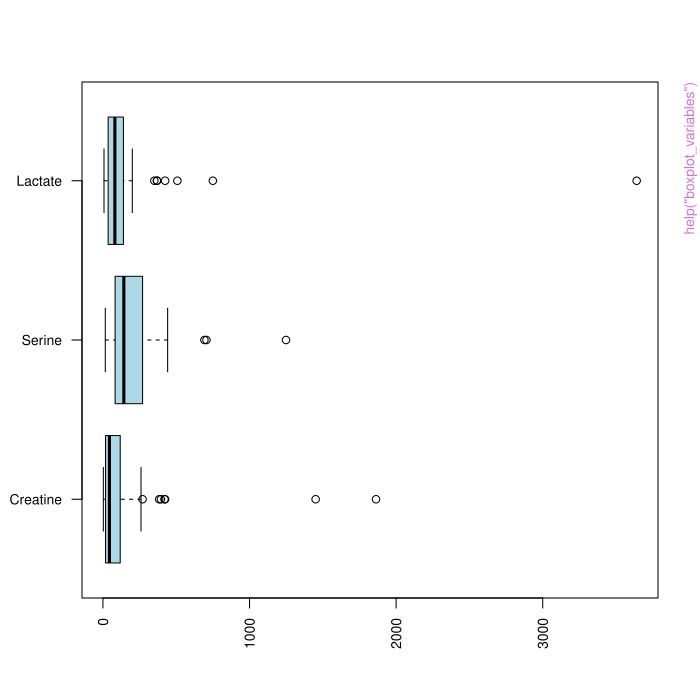

Source code (R):
pkgname <- "specmine"
source(file.path(R.home("share"), "R", "examples-header.R"))
options(warn = 1)
library('specmine')

base::assign(".oldSearch", base::search(), pos = 'CheckExEnv')
base::assign(".old_wd", base::getwd(), pos = 'CheckExEnv')
cleanEx()
nameEx("aggregate_samples")
### * aggregate_samples

flush(stderr()); flush(stdout())

### Name: aggregate_samples
### Title: Aggregate samples
### Aliases: aggregate_samples
### Keywords: aggregation sample

### ** Examples

  ## Example of aggregating samples
  library(specmine.datasets)
  data(propolis)
  propolis_proc = missingvalues_imputation(propolis)
  dataset = aggregate_samples(propolis_proc, as.integer(propolis$metadata$seasons), "mean") 



cleanEx()
nameEx("aov_all_vars")
### * aov_all_vars

flush(stderr()); flush(stdout())

### Name: aov_all_vars
### Title: Analysis of variance
### Aliases: aov_all_vars
### Keywords: anova tukey

### ** Examples

  ## Example of ANOVA with TukeyHSD
  library(specmine.datasets)
  data(propolis)
  propolis_proc = missingvalues_imputation(propolis)
  propolis_proc = flat_pattern_filter(propolis_proc, "iqr", by.percent = TRUE,
	red.value = 75) 
  result = aov_all_vars(propolis_proc, "seasons", doTukey = FALSE)



cleanEx()
nameEx("apply_by_group")
### * apply_by_group

flush(stderr()); flush(stdout())

### Name: apply_by_group
### Title: Apply by group
### Aliases: apply_by_group
### Keywords: apply group

### ** Examples

     ## Example of applying a function to a group
	 library(specmine.datasets)
     data(cachexia)
     apply.group.result = apply_by_group(cachexia, mean, "Muscle.loss", 
			  "control")



cleanEx()
nameEx("apply_by_groups")
### * apply_by_groups

flush(stderr()); flush(stdout())

### Name: apply_by_groups
### Title: Apply by groups
### Aliases: apply_by_groups
### Keywords: groups apply

### ** Examples

     ## Example of applying a function to groups
	 library(specmine.datasets)
     data(cachexia)
     apply.groups.result = apply_by_groups(cachexia, "Muscle.loss", mean)



cleanEx()
nameEx("apply_by_sample")
### * apply_by_sample

flush(stderr()); flush(stdout())

### Name: apply_by_sample
### Title: Apply function to samples
### Aliases: apply_by_sample
### Keywords: apply sample

### ** Examples

     ## Example of applying a function to variables
	 library(specmine.datasets)
     data(cachexia)
     apply.samples.result = apply_by_sample(cachexia, mean)



cleanEx()
nameEx("apply_by_variable")
### * apply_by_variable

flush(stderr()); flush(stdout())

### Name: apply_by_variable
### Title: Apply function to variables
### Aliases: apply_by_variable
### Keywords: apply variable

### ** Examples

     ## Example of applying a function to variables
	 library(specmine.datasets)
     data(cachexia)
     apply.variables.result = apply_by_variable(cachexia, mean)



cleanEx()
nameEx("background_correction")
### * background_correction

flush(stderr()); flush(stdout())

### Name: background_correction
### Title: Background correction
### Aliases: background_correction
### Keywords: background correction

### ** Examples

  ## Example of background correction
  library(specmine.datasets)
  data(cachexia)
  cachexia.corrected = background_correction(cachexia)



cleanEx()
nameEx("boxplot_variables")
### * boxplot_variables

flush(stderr()); flush(stdout())

### Name: boxplot_variables
### Title: Boxplot of variables
### Aliases: boxplot_variables
### Keywords: boxplot variables

### ** Examples

  ## Example of showing the boxplot of a few variables
  library(specmine.datasets)
  data(cachexia)
  boxplot_variables(cachexia, variables = c("Creatine","Serine","Lactate"))



cleanEx()
nameEx("boxplot_vars_factor")
### * boxplot_vars_factor

flush(stderr()); flush(stdout())

### Name: boxplot_vars_factor
### Title: Boxplot of variables with metadata's variable factors
### Aliases: boxplot_vars_factor
### Keywords: ~boxplot ~factor

### ** Examples

  ## Example of showing the boxplot factors of a few variables
  library(specmine.datasets)
  data(cachexia)
  boxplot_vars_factor(cachexia, "Muscle.loss", variables = c("Creatine","Serine",
  "Lactate"))



cleanEx()
nameEx("check_dataset")
### * check_dataset

flush(stderr()); flush(stdout())

### Name: check_dataset
### Title: Check dataset
### Aliases: check_dataset
### Keywords: dataset

### ** Examples

  ## Example checking a dataset
  library(specmine.datasets)
  data(cachexia)
  check_dataset(cachexia)



cleanEx()
nameEx("clustering")
### * clustering

flush(stderr()); flush(stdout())

### Name: clustering
### Title: Perform cluster analysis
### Aliases: clustering
### Keywords: clustering kmeans hclust

### ** Examples

  ## Example of kmeans and hierarchical clustering
  library(specmine.datasets)
  data(cachexia)
  hc.result = clustering(cachexia, method = "hc", 
	      distance = "euclidean")
  kmeans.result = clustering(cachexia, method = "kmeans", 
		  num.clusters = 4)



cleanEx()
nameEx("compare_regions_by_sample")
### * compare_regions_by_sample

flush(stderr()); flush(stdout())

### Name: compare_regions_by_sample
### Title: Compare regions by sample
### Aliases: compare_regions_by_sample
### Keywords: region sample

### ** Examples

     ## Example of comparing regions by sample
	 library(specmine.datasets)
     data(cachexia)
     subset1 = subset_x_values(cachexia, 1:31, by.index = TRUE)
     subset2 = subset_x_values(cachexia, 32:63, by.index = TRUE)
     comp.regions.result = compare_regions_by_sample(subset1, subset2, 
			   mean)



cleanEx()
nameEx("convert_chebi_to_kegg")
### * convert_chebi_to_kegg

flush(stderr()); flush(stdout())

### Name: convert_chebi_to_kegg
### Title: Convert CHEBI codes to KEGG codes.
### Aliases: convert_chebi_to_kegg

### ** Examples

keggs=convert_hmdb_to_kegg(c("CHEBI:15377", "CHEBI:26078", "CHEBI:30168"))
keggs



cleanEx()
nameEx("convert_hmdb_to_kegg")
### * convert_hmdb_to_kegg

flush(stderr()); flush(stdout())

### Name: convert_hmdb_to_kegg
### Title: Convert HMDB codes to KEGG codes.
### Aliases: convert_hmdb_to_kegg

### ** Examples

keggs=convert_hmdb_to_kegg(c("HMDB0000001", "HMDB0000008", "HMDB0000246"))
keggs



cleanEx()
nameEx("convert_multiple_spcmnm_to_kegg")
### * convert_multiple_spcmnm_to_kegg

flush(stderr()); flush(stdout())

### Name: convert_multiple_spcmnm_to_kegg
### Title: Convert specmine metabolite codes to KEGG codes.
### Aliases: convert_multiple_spcmnm_to_kegg

### ** Examples

keggs=convert_multiple_spcmnm_to_kegg(c("SPCMNM2111", "SPCMNM2142", "SPCMNM069774"))
keggs



cleanEx()
nameEx("correlation_test")
### * correlation_test

flush(stderr()); flush(stdout())

### Name: correlation_test
### Title: Correlation test of two variables or samples
### Aliases: correlation_test
### Keywords: correlation test

### ** Examples

  ## Example of correlations test of variables
  library(specmine.datasets)
  data(cachexia)
  corr.result = correlation_test(cachexia, "Serine", "Creatine", method = "pearson", 
		by.var = TRUE)



cleanEx()
nameEx("correlations_dataset")
### * correlations_dataset

flush(stderr()); flush(stdout())

### Name: correlations_dataset
### Title: Dataset correlations
### Aliases: correlations_dataset
### Keywords: correlation spearman kendall pearson

### ** Examples

  ## Example of correlations of variables
  library(specmine.datasets)
  data(cachexia)
  corr.result = correlations_dataset(cachexia, 
		method = "pearson", by.var = TRUE)



cleanEx()
nameEx("correlations_test")
### * correlations_test

flush(stderr()); flush(stdout())

### Name: correlations_test
### Title: Correlations test
### Aliases: correlations_test
### Keywords: correlation test

### ** Examples




cleanEx()
nameEx("count_missing_values")
### * count_missing_values

flush(stderr()); flush(stdout())

### Name: count_missing_values
### Title: Count missing values
### Aliases: count_missing_values
### Keywords: missing values

### ** Examples

  ## Example of counting the missing values
  library(specmine.datasets)
  data(cachexia)
  count_missing_values(cachexia)



cleanEx()
nameEx("count_missing_values_per_sample")
### * count_missing_values_per_sample

flush(stderr()); flush(stdout())

### Name: count_missing_values_per_sample
### Title: Count missing values per sample
### Aliases: count_missing_values_per_sample
### Keywords: missing values

### ** Examples

  ## Example of counting the missing values on each sample
  library(specmine.datasets)
  data(cachexia)
  cachexia$data[10,10] = NA
  count_missing_values_per_sample(cachexia)



cleanEx()
nameEx("count_missing_values_per_variable")
### * count_missing_values_per_variable

flush(stderr()); flush(stdout())

### Name: count_missing_values_per_variable
### Title: Count missing values per variable
### Aliases: count_missing_values_per_variable
### Keywords: missing values

### ** Examples

  ## Example of counting the missing values on each variable
  library(specmine.datasets)
  data(cachexia)
  cachexia$data[10,10] = NA
  count_missing_values_per_variable(cachexia)



cleanEx()
nameEx("cubic_root_transform")
### * cubic_root_transform

flush(stderr()); flush(stdout())

### Name: cubic_root_transform
### Title: Cubic root transformation
### Aliases: cubic_root_transform
### Keywords: cubicroot transformation

### ** Examples

  ## Example of cubic root transformation
  library(specmine.datasets)
  data(cachexia)
  datamat.cubic = cubic_root_transform(cachexia$data)



cleanEx()
nameEx("dataset_from_peaks")
### * dataset_from_peaks

flush(stderr()); flush(stdout())

### Name: dataset_from_peaks
### Title: Dataset from peaks
### Aliases: dataset_from_peaks
### Keywords: peaklist dataset

### ** Examples




cleanEx()
nameEx("dendrogram_plot")
### * dendrogram_plot

flush(stderr()); flush(stdout())

### Name: dendrogram_plot
### Title: Plot dendrogram
### Aliases: dendrogram_plot
### Keywords: clustering dendrogram hclust

### ** Examples




cleanEx()
nameEx("dendrogram_plot_col")
### * dendrogram_plot_col

flush(stderr()); flush(stdout())

### Name: dendrogram_plot_col
### Title: Plot dendrogram
### Aliases: dendrogram_plot_col
### Keywords: clustering dendrogram hclust

### ** Examples

  ## Example of colored dendrogram
  library(specmine.datasets)
  data(cachexia)
  hc.result = hierarchical_clustering(cachexia)
  dendrogram_plot_col(cachexia, hc.result, "Muscle.loss", 
  title = "Example")



cleanEx()
nameEx("feature_selection")
### * feature_selection

flush(stderr()); flush(stdout())

### Name: feature_selection
### Title: Perform feature selection
### Aliases: feature_selection
### Keywords: featureselection filters wrappers

### ** Examples




cleanEx()
nameEx("filter_feature_selection")
### * filter_feature_selection

flush(stderr()); flush(stdout())

### Name: filter_feature_selection
### Title: Perform selection by filter
### Aliases: filter_feature_selection
### Keywords: sbf filters

### ** Examples




cleanEx()
nameEx("find_equal_samples")
### * find_equal_samples

flush(stderr()); flush(stdout())

### Name: find_equal_samples
### Title: Find equal samples
### Aliases: find_equal_samples
### Keywords: equal sample

### ** Examples

    ## Example of finding equal samples
	library(specmine.datasets)
    data(propolisSampleList)
    equal.samples = find_equal_samples(propolisSampleList)



cleanEx()
nameEx("flat_pattern_filter")
### * flat_pattern_filter

flush(stderr()); flush(stdout())

### Name: flat_pattern_filter
### Title: Flat pattern filter
### Aliases: flat_pattern_filter
### Keywords: flatpattern filter

### ** Examples

  ## Example of flat pattern filter
  library(specmine.datasets)
  data(propolis)
  dataset.filtered = flat_pattern_filter(propolis, "iqr", by.percent = TRUE, 
		     red.value = 20)



cleanEx()
nameEx("fold_change")
### * fold_change

flush(stderr()); flush(stdout())

### Name: fold_change
### Title: Fold change analysis
### Aliases: fold_change
### Keywords: foldchange

### ** Examples

  ## Example of fold change
  library(specmine.datasets)
  data(cachexia)
  fold.change.results = fold_change(cachexia, "Muscle.loss", 
			"control", write.file = FALSE)



cleanEx()
nameEx("fold_change_var")
### * fold_change_var

flush(stderr()); flush(stdout())

### Name: fold_change_var
### Title: Fold change applied on two variables
### Aliases: fold_change_var
### Keywords: foldchange reverse

### ** Examples

  ## Example of fold change reverse
  library(specmine.datasets)
  data(cachexia)
  fold.change.results = fold_change_var(cachexia, "Muscle.loss", 
			c("Creatine", "Serine"))



cleanEx()
nameEx("get_OrganismsCodes")
### * get_OrganismsCodes

flush(stderr()); flush(stdout())

### Name: get_OrganismsCodes
### Title: Get all organisms in KEGG.
### Aliases: get_OrganismsCodes

### ** Examples




cleanEx()
nameEx("get_cpd_names")
### * get_cpd_names

flush(stderr()); flush(stdout())

### Name: get_cpd_names
### Title: Get the names of the compounds that correspond to the kegg codes
###   given.
### Aliases: get_cpd_names

### ** Examples




cleanEx()
nameEx("get_data")
### * get_data

flush(stderr()); flush(stdout())

### Name: get_data
### Title: Get data
### Aliases: get_data
### Keywords: matrix dataset

### ** Examples

  ## Example of getting the data matrix
  library(specmine.datasets)
  data(cachexia)
  cachexia.dm = get_data(cachexia)



cleanEx()
nameEx("get_data_as_df")
### * get_data_as_df

flush(stderr()); flush(stdout())

### Name: get_data_as_df
### Title: Get data as data frame
### Aliases: get_data_as_df
### Keywords: matrix dataframe

### ** Examples

  ## Example of getting the data matrix as data frame
  library(specmine.datasets)
  data(cachexia)
  cachexia.dt = get_data_as_df(cachexia)



cleanEx()
nameEx("get_data_value")
### * get_data_value

flush(stderr()); flush(stdout())

### Name: get_data_value
### Title: Get data value
### Aliases: get_data_value
### Keywords: dataset value

### ** Examples

  ## Example of getting a data value from the dataset
  library(specmine.datasets)
  data(cachexia)
  data.value = get_data_value(cachexia, "Creatine", "PIF_178", 
	       by.index = FALSE)



cleanEx()
nameEx("get_data_values")
### * get_data_values

flush(stderr()); flush(stdout())

### Name: get_data_values
### Title: Get data values
### Aliases: get_data_values
### Keywords: data values

### ** Examples

  ## Example of getting a metadata value
  library(specmine.datasets)
  data(cachexia)
  data.values = get_data_values(cachexia, c("Creatine","Serine","Lactate"), 
		by.index = FALSE)



cleanEx()
nameEx("get_files_list_assay")
### * get_files_list_assay

flush(stderr()); flush(stdout())

### Name: get_files_list_per_assay
### Title: Get list of files per assay for MetaboLights study.
### Aliases: get_files_list_per_assay

### ** Examples




cleanEx()
nameEx("get_metabolights_study_files_assay")
### * get_metabolights_study_files_assay

flush(stderr()); flush(stdout())

### Name: get_metabolights_study_files_assay
### Title: Download data files from an assay of MetaboLights study
### Aliases: get_metabolights_study_files_assay

### ** Examples




cleanEx()
nameEx("get_metabolights_study_metadata_assay")
### * get_metabolights_study_metadata_assay

flush(stderr()); flush(stdout())

### Name: get_metabolights_study_metadata_assay
### Title: Download metadata file from an assay of MetaboLights study
### Aliases: get_metabolights_study_metadata_assay

### ** Examples




cleanEx()
nameEx("get_metabolights_study_samples_files")
### * get_metabolights_study_samples_files

flush(stderr()); flush(stdout())

### Name: get_metabolights_study_samples_files
### Title: Get list of files from an assay of the MetaboLights study and
###   saves it in a csv file.
### Aliases: get_metabolights_study_samples_files

### ** Examples




cleanEx()
nameEx("get_metadata")
### * get_metadata

flush(stderr()); flush(stdout())

### Name: get_metadata
### Title: Get metadata
### Aliases: get_metadata
### Keywords: metadata dataset

### ** Examples

  ## Example of getting the metadata
  library(specmine.datasets)
  data(cachexia)
  cachexia.mt = get_metadata(cachexia)



cleanEx()
nameEx("get_metadata_value")
### * get_metadata_value

flush(stderr()); flush(stdout())

### Name: get_metadata_value
### Title: Get metadata value
### Aliases: get_metadata_value
### Keywords: metadata value

### ** Examples

  ## Example of getting a metadata value
  library(specmine.datasets)
  data(cachexia)
  metadata.value = get_metadata_value(cachexia, "Muscle.loss", "PIF_178")



cleanEx()
nameEx("get_metadata_var")
### * get_metadata_var

flush(stderr()); flush(stdout())

### Name: get_metadata_var
### Title: Get metadata variable
### Aliases: get_metadata_var
### Keywords: metadata variable

### ** Examples

  ## Example of getting a metadata variable
  library(specmine.datasets)
  data(cachexia)
  metadata.variable = get_metadata_var(cachexia, "Muscle.loss")



cleanEx()
nameEx("get_paths_with_cpds_org")
### * get_paths_with_cpds_org

flush(stderr()); flush(stdout())

### Name: get_paths_with_cpds_org
### Title: Get only the paths of the organism that contain one or more of
###   the given compounds.
### Aliases: get_paths_with_cpds_org

### ** Examples




cleanEx()
nameEx("get_peak_values")
### * get_peak_values

flush(stderr()); flush(stdout())

### Name: get_peak_values
### Title: Get peak values
### Aliases: get_peak_values
### Keywords: peak sample

### ** Examples

  ## Example of getting the peak values
  library(specmine.datasets)
  data(propolis)
  peak.values = get_peak_values(propolis$data, 2.11)



cleanEx()
nameEx("get_sample_names")
### * get_sample_names

flush(stderr()); flush(stdout())

### Name: get_sample_names
### Title: Get sample names
### Aliases: get_sample_names
### Keywords: sample dataset

### ** Examples

  ## Example of getting the sample names
  library(specmine.datasets)
  data(cachexia)
  sample.names = get_sample_names(cachexia)



cleanEx()
nameEx("get_type")
### * get_type

flush(stderr()); flush(stdout())

### Name: get_type
### Title: Get type of data
### Aliases: get_type
### Keywords: type dataset

### ** Examples

  ## Example of getting the type of the data
  library(specmine.datasets)
  data(cachexia)
  type = get_type(cachexia)



cleanEx()
nameEx("get_value_label")
### * get_value_label

flush(stderr()); flush(stdout())

### Name: get_value_label
### Title: Get value label
### Aliases: get_value_label
### Keywords: label dataset

### ** Examples

  ## Example of getting the value label
  library(specmine.datasets)
  data(cassavaPPD)
  value.label = get_value_label(propolis)



cleanEx()
nameEx("get_x_label")
### * get_x_label

flush(stderr()); flush(stdout())

### Name: get_x_label
### Title: Get x-axis label
### Aliases: get_x_label
### Keywords: label xaxis

### ** Examples

  ## Example of getting the x-axis label
  library(specmine.datasets)
  data(cassavaPPD)
  x.label = get_x_label(propolis)



cleanEx()
nameEx("get_x_values_as_num")
### * get_x_values_as_num

flush(stderr()); flush(stdout())

### Name: get_x_values_as_num
### Title: Get x-axis values as numbers
### Aliases: get_x_values_as_num
### Keywords: dataset xaxis

### ** Examples

  ## Example of getting the x-axis values as numbers
  library(specmine.datasets)
  data(propolis)
  xvalues.numeric = get_x_values_as_num(propolis)



cleanEx()
nameEx("get_x_values_as_text")
### * get_x_values_as_text

flush(stderr()); flush(stdout())

### Name: get_x_values_as_text
### Title: Get x-axis values as text
### Aliases: get_x_values_as_text
### Keywords: xaxis dataset

### ** Examples

  ## Example of getting the x-axis values as text
  library(specmine.datasets)
  data(propolis)
  xvalues.text = get_x_values_as_text(propolis)



cleanEx()
nameEx("group_peaks")
### * group_peaks

flush(stderr()); flush(stdout())

### Name: group_peaks
### Title: Group peaks
### Aliases: group_peaks
### Keywords: peak alignment

### ** Examples




cleanEx()
nameEx("heatmap_correlations")
### * heatmap_correlations

flush(stderr()); flush(stdout())

### Name: heatmap_correlations
### Title: Correlations heatmap
### Aliases: heatmap_correlations
### Keywords: correlations heatmap

### ** Examples

  ## Example of correlations heatmap
  library(specmine.datasets)
  data(cachexia)
  correlations = correlations_dataset(cachexia)
  heatmap_correlations(correlations)



cleanEx()
nameEx("hierarchical_clustering")
### * hierarchical_clustering

flush(stderr()); flush(stdout())

### Name: hierarchical_clustering
### Title: Perform hierarchical clustering analysis
### Aliases: hierarchical_clustering
### Keywords: clustering hclust

### ** Examples

  ## Example of hierarchical clustering
  library(specmine.datasets)
  data(cachexia)
  hc.result = hierarchical_clustering(cachexia, 
	      distance = "euclidean", clustMethod = "complete", 
	      hc.type = "samples")



cleanEx()
nameEx("impute_nas_knn")
### * impute_nas_knn

flush(stderr()); flush(stdout())

### Name: impute_nas_knn
### Title: Impute missing values with KNN
### Aliases: impute_nas_knn
### Keywords: missing values

### ** Examples

  ## Example of NA imputation with knn
  library(specmine.datasets)
  data(propolis)
  dataset = impute_nas_knn(propolis, k=10)



cleanEx()
nameEx("impute_nas_linapprox")
### * impute_nas_linapprox

flush(stderr()); flush(stdout())

### Name: impute_nas_linapprox
### Title: Impute missing values with linear approximation
### Aliases: impute_nas_linapprox
### Keywords: missing values

### ** Examples

  ## Example of NA imputation with linear approximation
  library(specmine.datasets)
  data(propolis)
  dataset = impute_nas_linapprox(propolis)



cleanEx()
nameEx("impute_nas_mean")
### * impute_nas_mean

flush(stderr()); flush(stdout())

### Name: impute_nas_mean
### Title: Impute missing values with mean
### Aliases: impute_nas_mean
### Keywords: missing values

### ** Examples

  ## Example of NA imputation with mean
  library(specmine.datasets)
  data(propolis)
  propolis = impute_nas_mean(propolis)



cleanEx()
nameEx("impute_nas_median")
### * impute_nas_median

flush(stderr()); flush(stdout())

### Name: impute_nas_median
### Title: Impute missing values with median
### Aliases: impute_nas_median
### Keywords: missing values

### ** Examples

  ## Example of NA imputation with median
  library(specmine.datasets)
  data(propolis)
  propolis = impute_nas_median(propolis)



cleanEx()
nameEx("impute_nas_value")
### * impute_nas_value

flush(stderr()); flush(stdout())

### Name: impute_nas_value
### Title: Impute missing values with value replacement
### Aliases: impute_nas_value
### Keywords: missing values

### ** Examples

  ## Example of NA imputation with value replacing
  library(specmine.datasets)
  data(propolis)
  propolis = impute_nas_value(propolis, 0.0005)



cleanEx()
nameEx("indexes_to_xvalue_interval")
### * indexes_to_xvalue_interval

flush(stderr()); flush(stdout())

### Name: indexes_to_xvalue_interval
### Title: Get the x-values of a vector of indexes
### Aliases: indexes_to_xvalue_interval
### Keywords: xvalues indexes

### ** Examples

  ## Example of getting the interval of x-values from indexes
  library(specmine.datasets)
  data(propolis)
  xvalue.interval = indexes_to_xvalue_interval(propolis, c(10,50))



cleanEx()
nameEx("is_spectra")
### * is_spectra

flush(stderr()); flush(stdout())

### Name: is_spectra
### Title: Check type of data
### Aliases: is_spectra
### Keywords: dataset spectral

### ** Examples

  ## Example of checking if the dataset is from spectral data
  library(specmine.datasets)
  data(propolis)
  is_spectra(propolis)



cleanEx()
nameEx("kmeans_clustering")
### * kmeans_clustering

flush(stderr()); flush(stdout())

### Name: kmeans_clustering
### Title: Perform k-means clustering analysis
### Aliases: kmeans_clustering
### Keywords: clustering kmeans

### ** Examples

  ## Example of kmeans clustering
  library(specmine.datasets)
  data(cachexia)
  kmeans.result = kmeans_clustering(cachexia, 
		  num.clusters = 4, type = "samples")



cleanEx()
nameEx("kmeans_plot")
### * kmeans_plot

flush(stderr()); flush(stdout())

### Name: kmeans_plot
### Title: Plot kmeans clusters
### Aliases: kmeans_plot
### Keywords: clustering kmeans plotting

### ** Examples

  ## Example of kmeans plot - dataset filtered for performance purposes
  library(specmine.datasets)
  data(cachexia)
  kmeans.result = kmeans_clustering(cachexia, 
		  num.clusters = 4, type = "samples")
  kmeans_plot(cachexia, kmeans.result)



cleanEx()
nameEx("kmeans_result_df")
### * kmeans_result_df

flush(stderr()); flush(stdout())

### Name: kmeans_result_df
### Title: Show cluster's members
### Aliases: kmeans_result_df
### Keywords: clustering kmeans

### ** Examples

  ## Example of showing kmeans cluster's members
  library(specmine.datasets)
  data(cachexia)
  kmeans.result = kmeans_clustering(cachexia, 
		  num.clusters = 4, type = "samples")
  kmeans_result_df(kmeans.result)



cleanEx()
nameEx("kruskalTest_dataset")
### * kruskalTest_dataset

flush(stderr()); flush(stdout())

### Name: kruskalTest_dataset
### Title: Kruskal-Wallis tests on dataset
### Aliases: kruskalTest_dataset
### Keywords: Kruskal-Wallis

### ** Examples

  ## Example of ks-Tests on dataset
  library(specmine.datasets)
  data(cachexia)
  kruskaltests.result = kruskalTest_dataset(cachexia, "Muscle.loss", 
		  write.file = FALSE)



cleanEx()
nameEx("ksTest_dataset")
### * ksTest_dataset

flush(stderr()); flush(stdout())

### Name: ksTest_dataset
### Title: Kolmogorov-Smirnov tests on dataset
### Aliases: ksTest_dataset
### Keywords: Kolmogorov-Smirnov

### ** Examples

  ## Example of ks-Tests on dataset
  library(specmine.datasets)
  data(cachexia)
  kstests.result = ksTest_dataset(cachexia, "Muscle.loss", 
		  write.file = FALSE)



cleanEx()
nameEx("log_transform")
### * log_transform

flush(stderr()); flush(stdout())

### Name: log_transform
### Title: Logarithmic transformation.
### Aliases: log_transform
### Keywords: log transformation

### ** Examples

  ## Example of logarithmic transformation
  library(specmine.datasets)
  data(propolis)
  propolis_proc = missingvalues_imputation(propolis)
  datamat.log = log_transform(propolis_proc$data)



cleanEx()
nameEx("merge_data_metadata")
### * merge_data_metadata

flush(stderr()); flush(stdout())

### Name: merge_data_metadata
### Title: Merge data and metadata
### Aliases: merge_data_metadata
### Keywords: data metadata

### ** Examples

  ## Example of merging data and metadata
  library(specmine.datasets)
  data(cachexia)
  dt.merged = merge_data_metadata(cachexia)



cleanEx()
nameEx("metabolights_studies_list")
### * metabolights_studies_list

flush(stderr()); flush(stdout())

### Name: metabolights_studies_list
### Title: List the study IDs available in the MetaboLights database.
### Aliases: metabolights_studies_list

### ** Examples

## metabolights_studies_list()



cleanEx()
nameEx("metadata_as_variables")
### * metadata_as_variables

flush(stderr()); flush(stdout())

### Name: metadata_as_variables
### Title: Metadata as variables
### Aliases: metadata_as_variables
### Keywords: metadata variable

### ** Examples

  ## Example of using a metadata variable as data variable
  library(specmine.datasets)
  data(propolis)
  propolis = metadata_as_variables(propolis, "seasons", by.index = FALSE)



cleanEx()
nameEx("missingvalues_imputation")
### * missingvalues_imputation

flush(stderr()); flush(stdout())

### Name: missingvalues_imputation
### Title: Missing values imputation
### Aliases: missingvalues_imputation
### Keywords: missing values

### ** Examples

  ## Example of impute missing values
  library(specmine.datasets)
  data(propolis)
  dataset = missingvalues_imputation(propolis, method = "value", 
	    value = 0.0005)



cleanEx()
nameEx("multifactor_aov_all_vars")
### * multifactor_aov_all_vars

flush(stderr()); flush(stdout())

### Name: multifactor_aov_all_vars
### Title: Multifactor ANOVA
### Aliases: multifactor_aov_all_vars
### Keywords: anova multifactor

### ** Examples

  ## Example of multifactor ANOVA on all variables 
  library(specmine.datasets)
  data(propolis)
  propolis = missingvalues_imputation(propolis, "value", value = 0.00005)
  m.aov.results = multifactor_aov_all_vars(propolis, 
		  c("seasons","agroregions"), "seasons*agroregions")



cleanEx()
nameEx("multifactor_aov_pvalues_table")
### * multifactor_aov_pvalues_table

flush(stderr()); flush(stdout())

### Name: multifactor_aov_pvalues_table
### Title: Multifactor ANOVA p-values table
### Aliases: multifactor_aov_pvalues_table
### Keywords: multifactor anova

### ** Examples

  ## Example of multifactor ANOVA p-values table
  library(specmine.datasets)
  data(propolis)
  propolis = missingvalues_imputation(propolis, "value", value = 0.00005)
  m.aov.results = multifactor_aov_all_vars(propolis, 
		  c("seasons","agroregions"), "seasons*agroregions")
  m.aov.pvalues = multifactor_aov_pvalues_table(m.aov.results)



cleanEx()
nameEx("multifactor_aov_varexp_table")
### * multifactor_aov_varexp_table

flush(stderr()); flush(stdout())

### Name: multifactor_aov_varexp_table
### Title: Multifactor ANOVA variability explained table
### Aliases: multifactor_aov_varexp_table
### Keywords: varexp anova

### ** Examples

  ## Example of multifactor ANOVA variability explained table
  library(specmine.datasets)
  data(propolis)
  propolis = missingvalues_imputation(propolis, "value", value = 0.00005)
  m.aov.results = multifactor_aov_all_vars(propolis, 
		  c("seasons","agroregions"), "seasons*agroregions")
  m.aov.varepx = multifactor_aov_varexp_table(m.aov.results)



cleanEx()
nameEx("multiplot")
### * multiplot

flush(stderr()); flush(stdout())

### Name: multiplot
### Title: Multiplot
### Aliases: multiplot
### Keywords: multiplot ggplot

### ** Examples

     ## Example of multiplot
	 library(specmine.datasets)
     data(cachexia)
     pca.result = pca_analysis_dataset(cachexia)
     plot1 = pca_scoresplot2D(cachexia, pca.result, "Muscle.loss", 
	ellipses = TRUE)
     plot2 = pca_scoresplot2D(cachexia, pca.result, "Muscle.loss", 
	ellipses = FALSE, labels = TRUE)
     plts = list(plot1,plot2)
     multiplot(plts, cols = 2)



cleanEx()
nameEx("nmr_identification")
### * nmr_identification

flush(stderr()); flush(stdout())

### Name: nmr_identification
### Title: NMR metabolite identification
### Aliases: nmr_identification

### ** Examples




cleanEx()
nameEx("num_samples")
### * num_samples

flush(stderr()); flush(stdout())

### Name: num_samples
### Title: Get number of samples
### Aliases: num_samples
### Keywords: samples dataset

### ** Examples

  ## Example of getting the number of samples
  library(specmine.datasets)
  data(cachexia)
  number.of.samples = num_samples(cachexia)



cleanEx()
nameEx("num_x_values")
### * num_x_values

flush(stderr()); flush(stdout())

### Name: num_x_values
### Title: Get number of x values
### Aliases: num_x_values
### Keywords: dataset xaxis

### ** Examples

  ## Example of getting the number of x-axis values
  library(specmine.datasets)
  data(propolis)
  number.x.values = num_x_values(propolis)



cleanEx()
nameEx("pathway_analysis")
### * pathway_analysis

flush(stderr()); flush(stdout())

### Name: pathway_analysis
### Title: Creates the metabolic pathway wanted. If any of the given
###   compounds is present in the pathway, it is coloured differently.
### Aliases: pathway_analysis

### ** Examples




cleanEx()
nameEx("pca_analysis_dataset")
### * pca_analysis_dataset

flush(stderr()); flush(stdout())

### Name: pca_analysis_dataset
### Title: PCA analysis (classical)
### Aliases: pca_analysis_dataset
### Keywords: pca unsupervised

### ** Examples

  ## Example of performing a classical PCA analysis
  library(specmine.datasets)
  data(cachexia)
  pca.results = pca_analysis_dataset(cachexia)



cleanEx()
nameEx("pca_biplot")
### * pca_biplot

flush(stderr()); flush(stdout())

### Name: pca_biplot
### Title: PCA biplot
### Aliases: pca_biplot
### Keywords: pca biplot

### ** Examples

  ## Example of a PCA biplot
  library(specmine.datasets)
  data(cachexia)
  pca.result = pca_analysis_dataset(cachexia)
  pca_biplot(cachexia, pca.result, cex = 0.8)



cleanEx()
nameEx("pca_biplot3D")
### * pca_biplot3D

flush(stderr()); flush(stdout())

### Name: pca_biplot3D
### Title: 3D PCA biplot (interactive)
### Aliases: pca_biplot3D
### Keywords: pca biplot

### ** Examples




cleanEx()
nameEx("pca_importance")
### * pca_importance

flush(stderr()); flush(stdout())

### Name: pca_importance
### Title: PCA importance
### Aliases: pca_importance
### Keywords: pca importance

### ** Examples

  ## Example of performing a classical PCA analysis
  library(specmine.datasets)
  data(cachexia)
  pca.result = pca_analysis_dataset(cachexia)
  pca_importance(pca.result, pcs = 1:5)



cleanEx()
nameEx("pca_kmeans_plot2D")
### * pca_kmeans_plot2D

flush(stderr()); flush(stdout())

### Name: pca_kmeans_plot2D
### Title: 2D PCA k-means plot
### Aliases: pca_kmeans_plot2D
### Keywords: pca kmeans

### ** Examples




cleanEx()
nameEx("pca_kmeans_plot3D")
### * pca_kmeans_plot3D

flush(stderr()); flush(stdout())

### Name: pca_kmeans_plot3D
### Title: 3D PCA k-means plot (interactive)
### Aliases: pca_kmeans_plot3D
### Keywords: kmeans pca

### ** Examples




cleanEx()
nameEx("pca_pairs_kmeans_plot")
### * pca_pairs_kmeans_plot

flush(stderr()); flush(stdout())

### Name: pca_pairs_kmeans_plot
### Title: PCA k-means pairs plot
### Aliases: pca_pairs_kmeans_plot
### Keywords: kmeans pairs

### ** Examples




cleanEx()
nameEx("pca_pairs_plot")
### * pca_pairs_plot

flush(stderr()); flush(stdout())

### Name: pca_pairs_plot
### Title: PCA pairs plot
### Aliases: pca_pairs_plot
### Keywords: pairs pca

### ** Examples

  ## Example of a PCA pairs plot
  library(specmine.datasets)
  data(cachexia)
  pca.result = pca_analysis_dataset(cachexia)
  pca_pairs_plot(cachexia, pca.result, "Muscle.loss", pcas = c(1,2,3))



cleanEx()
nameEx("pca_plot_3d")
### * pca_plot_3d

flush(stderr()); flush(stdout())

### Name: pca_plot_3d
### Title: 3D pca plot
### Aliases: pca_plot_3d
### Keywords: pca pls

### ** Examples




cleanEx()
nameEx("pca_robust")
### * pca_robust

flush(stderr()); flush(stdout())

### Name: pca_robust
### Title: PCA analysis (robust)
### Aliases: pca_robust
### Keywords: pca robust

### ** Examples

  ## Example of performing a robust PCA analysis
  library(specmine.datasets)
  data(cachexia)
  pca.results = pca_robust(cachexia, center = "mean", scale = "mad", 
		k = 10)



cleanEx()
nameEx("pca_scoresplot2D")
### * pca_scoresplot2D

flush(stderr()); flush(stdout())

### Name: pca_scoresplot2D
### Title: 2D PCA scores plot
### Aliases: pca_scoresplot2D
### Keywords: scoresplot pca

### ** Examples

  ## Example of a 2D PCA scores plot
  library(specmine.datasets)
  data(cachexia)
  pca.result = pca_analysis_dataset(cachexia)
  pca_scoresplot2D(cachexia, pca.result, "Muscle.loss", pcas = c(1,2), 
    		   ellipses = TRUE)



cleanEx()
nameEx("pca_scoresplot3D")
### * pca_scoresplot3D

flush(stderr()); flush(stdout())

### Name: pca_scoresplot3D
### Title: 3D PCA scores plot
### Aliases: pca_scoresplot3D
### Keywords: scoresplot pca

### ** Examples




cleanEx()
nameEx("pca_scoresplot3D_rgl")
### * pca_scoresplot3D_rgl

flush(stderr()); flush(stdout())

### Name: pca_scoresplot3D_rgl
### Title: 3D PCA scores plot (interactive)
### Aliases: pca_scoresplot3D_rgl
### Keywords: scoresplot pca

### ** Examples




cleanEx()
nameEx("pca_screeplot")
### * pca_screeplot

flush(stderr()); flush(stdout())

### Name: pca_screeplot
### Title: PCA scree plot
### Aliases: pca_screeplot
### Keywords: screeplot pca

### ** Examples

  ## Example of a scree plot
  library(specmine.datasets)
  data(cachexia)
  pca.result = pca_analysis_dataset(cachexia)
  pca_screeplot(pca.result)



cleanEx()
nameEx("peaks_per_sample")
### * peaks_per_sample

flush(stderr()); flush(stdout())

### Name: peaks_per_sample
### Title: Peaks per sample
### Aliases: peaks_per_sample
### Keywords: peak sample

### ** Examples

    ## Example of counting the peaks in a sample
	library(specmine.datasets)
    data(propolisSampleList)
    num.peaks.sample = peaks_per_sample(propolisSampleList, 4)



cleanEx()
nameEx("peaks_per_samples")
### * peaks_per_samples

flush(stderr()); flush(stdout())

### Name: peaks_per_samples
### Title: Peaks per samples
### Aliases: peaks_per_samples
### Keywords: peak sample

### ** Examples

    ## Example of counting the peaks in each sample
	library(specmine.datasets)
    data(propolisSampleList)
    num.peaks.samples = peaks_per_samples(propolisSampleList)



cleanEx()
nameEx("plot_anova")
### * plot_anova

flush(stderr()); flush(stdout())

### Name: plot_anova
### Title: Plot ANOVA results
### Aliases: plot_anova
### Keywords: anova plot

### ** Examples

    ## Example of plotting the ANOVA results - first filter the 
    ## dataset to reduce computation time
	library(specmine.datasets)
	data(propolis)
    propolis_proc = missingvalues_imputation(propolis)
    propolis_proc = flat_pattern_filter(propolis_proc, "iqr", by.percent = TRUE,
	red.value = 75) 
    anova.results = aov_all_vars(propolis_proc, "seasons", doTukey = FALSE)
    plot_anova(propolis_proc, anova.results)



cleanEx()
nameEx("plot_fold_change")
### * plot_fold_change

flush(stderr()); flush(stdout())

### Name: plot_fold_change
### Title: Plot fold change results
### Aliases: plot_fold_change
### Keywords: foldchange plot

### ** Examples

    ## Example of plotting the fold change results
	library(specmine.datasets)
    data(cachexia)
    fc.results = fold_change(cachexia, "Muscle.loss", 
			"control")
    plot_fold_change(cachexia, fc.results, 2)



cleanEx()
nameEx("plot_kruskaltest")
### * plot_kruskaltest

flush(stderr()); flush(stdout())

### Name: plot_kruskaltest
### Title: Plot Kruskal-Wallis tests results
### Aliases: plot_kruskaltest
### Keywords: Kruskal-Wallis plot

### ** Examples

    ## Example of plotting the Kolmogorov-Smirnov tests results
	library(specmine.datasets)
    data(cachexia)
    kr.results = kruskalTest_dataset(cachexia, "Muscle.loss", 
	write.file = FALSE)
    plot_kruskaltest(cachexia, kr.results, 0.05)



cleanEx()
nameEx("plot_kstest")
### * plot_kstest

flush(stderr()); flush(stdout())

### Name: plot_kstest
### Title: Plot Kolmogorov-Smirnov tests results
### Aliases: plot_kstest
### Keywords: Kolmogorov-Smirnov plot

### ** Examples

    ## Example of plotting the Kolmogorov-Smirnov tests results
	library(specmine.datasets)
    data(cachexia)
    ks.results = ksTest_dataset(cachexia, "Muscle.loss", 
	write.file = FALSE)
    plot_kstest(cachexia, ks.results, 0.05)



cleanEx()
nameEx("plot_peaks")
### * plot_peaks

flush(stderr()); flush(stdout())

### Name: plot_peaks
### Title: Plot the peaks of a MS or NMR dataset.
### Aliases: plot_peaks

### ** Examples

  library(specmine.datasets)
  data(propolis)
  plot_peaks(propolis, "seasons", variable.bounds = c(0,3), samples=c("XX_au", "XX_sm", "XX_wi"))



cleanEx()
nameEx("plot_ttests")
### * plot_ttests

flush(stderr()); flush(stdout())

### Name: plot_ttests
### Title: Plot t-tests results
### Aliases: plot_ttests
### Keywords: ttest plot

### ** Examples

    ## Example of plotting the t-tests results
	library(specmine.datasets)
    data(cachexia)
    ttests.results = tTests_dataset(cachexia, "Muscle.loss")
    plot_ttests(cachexia, ttests.results, 0.05)



cleanEx()
nameEx("plotvar_twofactor")
### * plotvar_twofactor

flush(stderr()); flush(stdout())

### Name: plotvar_twofactor
### Title: Plot variable distribution on two factors
### Aliases: plotvar_twofactor
### Keywords: plot factor

### ** Examples

  ## Example of plotting a variable's distribution with 2 factors
  library(specmine.datasets)
  data(propolis)
  propolis_proc = missingvalues_imputation(propolis)
  plotvar_twofactor(propolis_proc, "0.46", "seasons", "agroregions")



cleanEx()
nameEx("predict_samples")
### * predict_samples

flush(stderr()); flush(stdout())

### Name: predict_samples
### Title: Predict samples
### Aliases: predict_samples
### Keywords: predict samples

### ** Examples




cleanEx()
nameEx("recursive_feature_elimination")
### * recursive_feature_elimination

flush(stderr()); flush(stdout())

### Name: recursive_feature_elimination
### Title: Perform recursive feature elimination
### Aliases: recursive_feature_elimination
### Keywords: rfe wrappers

### ** Examples




cleanEx()
nameEx("remove_data")
### * remove_data

flush(stderr()); flush(stdout())

### Name: remove_data
### Title: Remove data
### Aliases: remove_data
### Keywords: remove data

### ** Examples

  ## Example of removing data
  library(specmine.datasets)
  data(cachexia)
  dataset = remove_data(cachexia, c("Creatine","Serine"), type = "data", 
	    by.index = FALSE)



cleanEx()
nameEx("remove_data_variables")
### * remove_data_variables

flush(stderr()); flush(stdout())

### Name: remove_data_variables
### Title: Remove data variables
### Aliases: remove_data_variables
### Keywords: remove variable

### ** Examples

  ## Example of removing data variables
  library(specmine.datasets)
  data(cachexia)
  dataset = remove_data_variables(cachexia, c("Creatine","Serine"), 
	    by.index = FALSE)



cleanEx()
nameEx("remove_metadata_variables")
### * remove_metadata_variables

flush(stderr()); flush(stdout())

### Name: remove_metadata_variables
### Title: Remove metadata's variables
### Aliases: remove_metadata_variables
### Keywords: remove metadata

### ** Examples

  ## Example of removing metadata's variables
  library(specmine.datasets)
  data(propolis)
  dataset = remove_metadata_variables(propolis, c("seasons"))



cleanEx()
nameEx("remove_peaks_interval")
### * remove_peaks_interval

flush(stderr()); flush(stdout())

### Name: remove_peaks_interval
### Title: Remove interval of peaks
### Aliases: remove_peaks_interval
### Keywords: peak sample

### ** Examples

  ## Example of removing a interval of peaks
  library(specmine.datasets)
  data(propolisSampleList)
  samples.df = remove_peaks_interval(propolisSampleList[[1]], 2, 8.05)



cleanEx()
nameEx("remove_peaks_interval_sample_list")
### * remove_peaks_interval_sample_list

flush(stderr()); flush(stdout())

### Name: remove_peaks_interval_sample_list
### Title: Remove interval of peaks (sample list)
### Aliases: remove_peaks_interval_sample_list
### Keywords: peak sample

### ** Examples

  ## Example of removing a interval of peaks in a sample list
  library(specmine.datasets)
  data(propolisSampleList)
  samples.list = remove_peaks_interval_sample_list(propolisSampleList, 2, 8.05)



cleanEx()
nameEx("remove_samples")
### * remove_samples

flush(stderr()); flush(stdout())

### Name: remove_samples
### Title: Remove samples
### Aliases: remove_samples
### Keywords: remove sample

### ** Examples

  ## Example of removing samples
  library(specmine.datasets)
  data(cachexia)
  cachexia = remove_samples(cachexia, c("PIF_178","PIF_090"))



cleanEx()
nameEx("remove_samples_by_na_metadata")
### * remove_samples_by_na_metadata

flush(stderr()); flush(stdout())

### Name: remove_samples_by_na_metadata
### Title: Remove samples by NA on metadata
### Aliases: remove_samples_by_na_metadata
### Keywords: remove metadata

### ** Examples

  ## Example of removing samples that have NAs on metadata's variable
  library(specmine.datasets)
  data(cachexia)
  cachexia$metadata$Muscle.loss[10] = NA
  cachexia = remove_samples_by_na_metadata(cachexia, "Muscle.loss")



cleanEx()
nameEx("remove_samples_by_nas")
### * remove_samples_by_nas

flush(stderr()); flush(stdout())

### Name: remove_samples_by_nas
### Title: Remove samples by NAs
### Aliases: remove_samples_by_nas
### Keywords: remove missingvalue

### ** Examples

  ## Example of removing samples by NAs
  library(specmine.datasets)
  data(propolis)
  propolis = remove_samples_by_nas(propolis, 40, by.percent = TRUE)



cleanEx()
nameEx("remove_variables_by_nas")
### * remove_variables_by_nas

flush(stderr()); flush(stdout())

### Name: remove_variables_by_nas
### Title: Remove variables by NAs
### Aliases: remove_variables_by_nas
### Keywords: remove missingvalue

### ** Examples

  ## Example of removing variables by NAs
  library(specmine.datasets)
  data(propolis)
  propolis = remove_variables_by_nas(propolis, 40, by.percent = TRUE)



cleanEx()
nameEx("replace_data_value")
### * replace_data_value

flush(stderr()); flush(stdout())

### Name: replace_data_value
### Title: Replace data value
### Aliases: replace_data_value
### Keywords: dataset value

### ** Examples

  ## Example of replacing a data value from the dataset
  library(specmine.datasets)
  data(cachexia)
  dataset = replace_data_value(cachexia, "Creatine", "PIF_178", 10.3, 
	    by.index = FALSE)



cleanEx()
nameEx("replace_metadata_value")
### * replace_metadata_value

flush(stderr()); flush(stdout())

### Name: replace_metadata_value
### Title: Replace metadata's value
### Aliases: replace_metadata_value
### Keywords: metadata dataset

### ** Examples

  ## Example of replacing metadata's variable value of a sample
  library(specmine.datasets)
  data(cachexia)
  dataset = replace_metadata_value(cachexia, "Muscle.loss", "PIF_178", 
	    "control")



cleanEx()
nameEx("set_metadata")
### * set_metadata

flush(stderr()); flush(stdout())

### Name: set_metadata
### Title: Set new metadata
### Aliases: set_metadata
### Keywords: metadata dataset

### ** Examples

  ## Example of setting a new metadata to the dataset
  library(specmine.datasets)
  data(cachexia)
  new.metadata = c(rep("meta1", 39), rep("meta2", 38)) 
  new.metadata = data.frame(var_meta = new.metadata)
  rownames(new.metadata) = get_sample_names(cachexia)
  cachexia = set_metadata(cachexia, new.metadata)



cleanEx()
nameEx("set_sample_names")
### * set_sample_names

flush(stderr()); flush(stdout())

### Name: set_sample_names
### Title: Set samples names
### Aliases: set_sample_names
### Keywords: sample dataset

### ** Examples

  ## Example of setting a new value label to the dataset
  library(specmine.datasets)
  data(cachexia)
  new.samples.names = as.character(1:77)
  cachexia = set_sample_names(cachexia, new.samples.names)



cleanEx()
nameEx("set_value_label")
### * set_value_label

flush(stderr()); flush(stdout())

### Name: set_value_label
### Title: Set value label
### Aliases: set_value_label
### Keywords: label dataset

### ** Examples

  ## Example of setting a new value label to the dataset
  library(specmine.datasets)
  data(cachexia)
  cachexia = set_value_label(cachexia, "new value label")



cleanEx()
nameEx("set_x_label")
### * set_x_label

flush(stderr()); flush(stdout())

### Name: set_x_label
### Title: Set x-label
### Aliases: set_x_label
### Keywords: dataset label

### ** Examples

  ## Example of setting a new x-label to the dataset
  library(specmine.datasets)
  data(cachexia)
  cachexia = set_x_label(cachexia, "new x-label")



cleanEx()
nameEx("set_x_values")
### * set_x_values

flush(stderr()); flush(stdout())

### Name: set_x_values
### Title: Set new x-values
### Aliases: set_x_values
### Keywords: xvalues dataset

### ** Examples

  ## Example of setting new x-values to the dataset
  library(specmine.datasets)
  data(cachexia)
  new.xvalues = 1:63
  cachexia = set_x_values(cachexia, new.xvalues, new.x.label = NULL)



cleanEx()
nameEx("spectra_options")
### * spectra_options

flush(stderr()); flush(stdout())

### Name: spectra_options
### Title: Information on the library of NMR reference spectra in our
###   package.
### Aliases: spectra_options
### Keywords: datasets

### ** Examples

data(spectra_options)



cleanEx()
nameEx("stats_by_sample")
### * stats_by_sample

flush(stderr()); flush(stdout())

### Name: stats_by_sample
### Title: Statistics of samples
### Aliases: stats_by_sample
### Keywords: statistic sample

### ** Examples

     ## Example of getting stats of samples
	 library(specmine.datasets)
     data(cachexia)
     samples.stats.result = stats_by_sample(cachexia)



cleanEx()
nameEx("stats_by_variable")
### * stats_by_variable

flush(stderr()); flush(stdout())

### Name: stats_by_variable
### Title: Statistics of variables
### Aliases: stats_by_variable
### Keywords: statistic variable

### ** Examples

     ## Example of getting stats of variables
	 library(specmine.datasets)
     data(cachexia)
     variable.stats.result = stats_by_variable(cachexia)



cleanEx()
nameEx("subset_by_samples_and_xvalues")
### * subset_by_samples_and_xvalues

flush(stderr()); flush(stdout())

### Name: subset_by_samples_and_xvalues
### Title: Subset by samples and x-values
### Aliases: subset_by_samples_and_xvalues
### Keywords: subset sample xvalue

### ** Examples

  ## Example of subsetting samples and x-values
  library(specmine.datasets)
  data(cachexia)
  subset = subset_by_samples_and_xvalues(cachexia, c("PIF_178","NETL_022_V1"), 
	   variables = c("Creatine","Serine"))



cleanEx()
nameEx("subset_metadata")
### * subset_metadata

flush(stderr()); flush(stdout())

### Name: subset_metadata
### Title: Subset metadata
### Aliases: subset_metadata
### Keywords: subset metadata

### ** Examples

  ## Example of subsetting samples
  library(specmine.datasets)
  data(propolis)
  subset = subset_metadata(propolis, c("seasons"))



cleanEx()
nameEx("subset_random_samples")
### * subset_random_samples

flush(stderr()); flush(stdout())

### Name: subset_random_samples
### Title: Subset random samples
### Aliases: subset_random_samples
### Keywords: random subset

### ** Examples

  ## Example of subsetting random samples
  library(specmine.datasets)
  data(cachexia)
  subset = subset_random_samples(cachexia, 15)



cleanEx()
nameEx("subset_samples")
### * subset_samples

flush(stderr()); flush(stdout())

### Name: subset_samples
### Title: Subset samples
### Aliases: subset_samples
### Keywords: subset sample

### ** Examples

  ## Example of subsetting samples
  library(specmine.datasets)
  data(cachexia)
  subset = subset_samples(cachexia, c("PIF_178","PIF_132"))



cleanEx()
nameEx("subset_samples_by_metadata_values")
### * subset_samples_by_metadata_values

flush(stderr()); flush(stdout())

### Name: subset_samples_by_metadata_values
### Title: Subset samples by metadata values
### Aliases: subset_samples_by_metadata_values
### Keywords: subset metadata

### ** Examples

  ## Example of subsetting samples by metadata's values
  library(specmine.datasets)
  data(propolis)
  subset_samples_by_metadata_values(propolis, "seasons", 
                                  c("sm","au"))



cleanEx()
nameEx("subset_x_values")
### * subset_x_values

flush(stderr()); flush(stdout())

### Name: subset_x_values
### Title: Subset x-values
### Aliases: subset_x_values
### Keywords: subset xvalues

### ** Examples

  ## Example of subsetting x-values
  library(specmine.datasets)
  data(cachexia)
  subset = subset_x_values(cachexia, c(1,2,10,20), by.index = TRUE)



cleanEx()
nameEx("subset_x_values_by_interval")
### * subset_x_values_by_interval

flush(stderr()); flush(stdout())

### Name: subset_x_values_by_interval
### Title: Subset x-values by interval
### Aliases: subset_x_values_by_interval
### Keywords: subset interval

### ** Examples

  ## Example of subsetting x-values by an interval
  library(specmine.datasets)
  data(propolis)
  subset = subset_x_values_by_interval(propolis, 1, 3)



cleanEx()
nameEx("sum_dataset")
### * sum_dataset

flush(stderr()); flush(stdout())

### Name: sum_dataset
### Title: Dataset summary
### Aliases: sum_dataset
### Keywords: dataset summary

### ** Examples

## Don't show: 
  ## Example of summarizing a dataset
  library(specmine.datasets)
  data(cachexia)
  sum_dataset(cachexia, stats = TRUE)
## End(Don't show)



cleanEx()
nameEx("summary_var_importance")
### * summary_var_importance

flush(stderr()); flush(stdout())

### Name: summary_var_importance
### Title: Summary of variables importance
### Aliases: summary_var_importance
### Keywords: vip summary

### ** Examples




cleanEx()
nameEx("tTests_dataset")
### * tTests_dataset

flush(stderr()); flush(stdout())

### Name: tTests_dataset
### Title: t-Tests on dataset
### Aliases: tTests_dataset
### Keywords: ttest

### ** Examples

  ## Example of t-Tests on dataset
  library(specmine.datasets)
  data(cachexia)
  ttests.result = tTests_dataset(cachexia, "Muscle.loss", 
		  write.file = FALSE)



cleanEx()
nameEx("train_and_predict")
### * train_and_predict

flush(stderr()); flush(stdout())

### Name: train_and_predict
### Title: Train and predict
### Aliases: train_and_predict
### Keywords: train predict

### ** Examples

  ## Example of training and predicting
  library(specmine.datasets)
  data(cachexia)
  result = train_and_predict(cachexia, new.samples = cachexia$data,
	 "Muscle.loss", "pls", "cv")



cleanEx()
nameEx("train_classifier")
### * train_classifier

flush(stderr()); flush(stdout())

### Name: train_classifier
### Title: Train classifier
### Aliases: train_classifier
### Keywords: train classifier

### ** Examples

  ## Example of training a classifier
  library(specmine.datasets)
  data(cachexia)
  result = train_classifier(cachexia, "Muscle.loss", "pls", "cv")



cleanEx()
nameEx("train_models_performance")
### * train_models_performance

flush(stderr()); flush(stdout())

### Name: train_models_performance
### Title: Train models
### Aliases: train_models_performance
### Keywords: train model

### ** Examples




cleanEx()
nameEx("transform_data")
### * transform_data

flush(stderr()); flush(stdout())

### Name: transform_data
### Title: Transform data
### Aliases: transform_data
### Keywords: log cubicroot

### ** Examples


  ## Example of logarithmic transformation
  library(specmine.datasets)
  data(cachexia)
  dataset.log = transform_data(cachexia, "log")




cleanEx()
nameEx("values_per_peak")
### * values_per_peak

flush(stderr()); flush(stdout())

### Name: values_per_peak
### Title: Values per peak
### Aliases: values_per_peak
### Keywords: peak sample

### ** Examples

  ## Example of getting the number of values for each peak
  library(specmine.datasets)
  data(propolis)
  num.peaks = values_per_peak(propolis$data)



cleanEx()
nameEx("values_per_sample")
### * values_per_sample

flush(stderr()); flush(stdout())

### Name: values_per_sample
### Title: Values per peak
### Aliases: values_per_sample
### Keywords: values sample

### ** Examples

  ## Example of getting the number of values for each sample
  library(specmine.datasets)
  data(propolis)
  num.values.samples = values_per_sample(propolis$data)



cleanEx()
nameEx("variables_as_metadata")
### * variables_as_metadata

flush(stderr()); flush(stdout())

### Name: variables_as_metadata
### Title: Variables as metadata
### Aliases: variables_as_metadata
### Keywords: metadata variable

### ** Examples

  ## Example of using a variable as metadata variable
  library(specmine.datasets)
  data(cachexia)
  dataset = variables_as_metadata(cachexia, "Creatine", by.index = FALSE)



cleanEx()
nameEx("volcano_plot_fc_tt")
### * volcano_plot_fc_tt

flush(stderr()); flush(stdout())

### Name: volcano_plot_fc_tt
### Title: Volcano plot
### Aliases: volcano_plot_fc_tt
### Keywords: volcano plot

### ** Examples

    ## Example of a volcano plot
	library(specmine.datasets)
    data(cachexia)
    foldchange.results = fold_change(cachexia, "Muscle.loss", "control")
    ttests.results = tTests_dataset(cachexia, "Muscle.loss")
    volcano_plot_fc_tt(cachexia, foldchange.results, ttests.results, 
		       fc.threshold = 2, tt.threshold = 0.01)



cleanEx()
nameEx("x_values_to_indexes")
### * x_values_to_indexes

flush(stderr()); flush(stdout())

### Name: x_values_to_indexes
### Title: Get x-values indexes
### Aliases: x_values_to_indexes
### Keywords: indexes xvalues

### ** Examples

  ## Example of getting the indexes of the x-values
  library(specmine.datasets)
  data(propolis)
  indexes = x_values_to_indexes(propolis, c(1.3, 3.51, 6.03))



cleanEx()
nameEx("xvalue_interval_to_indexes")
### * xvalue_interval_to_indexes

flush(stderr()); flush(stdout())

### Name: xvalue_interval_to_indexes
### Title: Get indexes of an interval of x-values
### Aliases: xvalue_interval_to_indexes
### Keywords: indexes interval

### ** Examples

  ## Example of getting the indexes of an interval of x-values
  library(specmine.datasets)
  data(propolis)
  indexes.interval = xvalue_interval_to_indexes(propolis, 2.0, 5.5)



### * <FOOTER>
###
cleanEx()
options(digits = 7L)
base::cat("Time elapsed: ", proc.time() - base::get("ptime", pos = 'CheckExEnv'),"\n")
grDevices::dev.off()
###
### Local variables: ***
### mode: outline-minor ***
### outline-regexp: "\\(> \\)?### [*]+" ***
### End: ***
quit('no')
